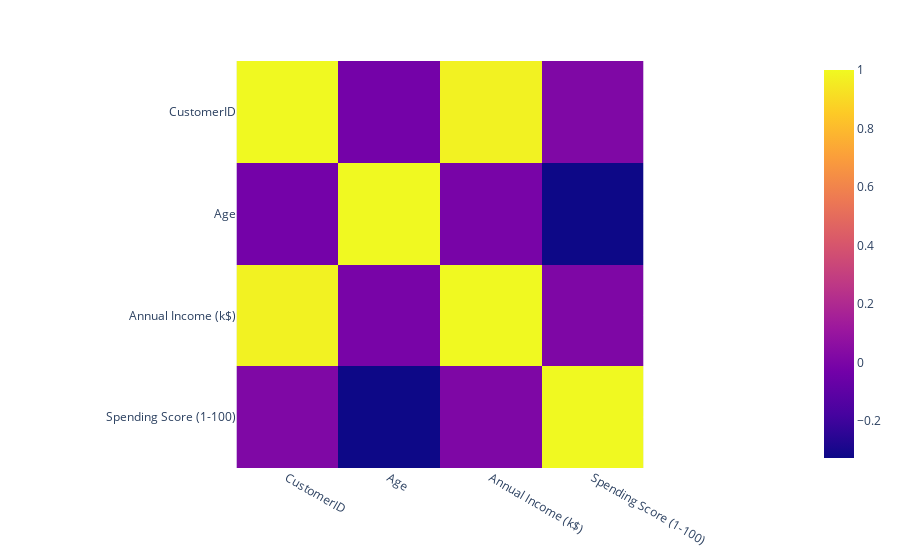

The cell this chart's notebook holds for it:
### Code cell
px.imshow(df.corr())
#px.title("Yellow show Highly Correleted")

### Figure 1 — Plotly figure (JSON) as saved in the notebook; plotly's stock layout.template omitted (floating-point values rounded to 4 significant figures)
{"data": [{"coloraxis": "coloraxis", "hovertemplate": "x: %{x}<br>y: %{y}<br>color: %{z}<extra></extra>", "name": "0", "type": "heatmap", "x": ["CustomerID", "Age", "Annual Income (k$)", "Spending Score (1-100)"], "xaxis": "x", "y": ["CustomerID", "Age", "Annual Income (k$)", "Spending Score (1-100)"], "yaxis": "y", "z": [[1, -0.02676, 0.9775, 0.01383], [-0.02676, 1, -0.0124, -0.3272], [0.9775, -0.0124, 1, 0.009903], [0.01383, -0.3272, 0.009903, 1]]}], "layout": {"coloraxis": {"colorscale": [[0, "#0d0887"], [0.1111, "#46039f"], [0.2222, "#7201a8"], [0.3333, "#9c179e"], [0.4444, "#bd3786"], [0.5556, "#d8576b"], [0.6667, "#ed7953"], [0.7778, "#fb9f3a"], [0.8889, "#fdca26"], [1, "#f0f921"]]}, "margin": {"t": 60}, "xaxis": {"anchor": "y", "constrain": "domain", "domain": [0, 1], "scaleanchor": "y"}, "yaxis": {"anchor": "x", "autorange": "reversed", "constrain": "domain", "domain": [0, 1]}}}
